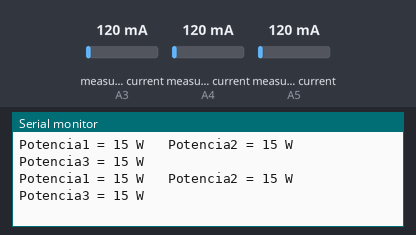
A sketch run on a simulated Arduino Uno, built with avr-gcc and run on an emulated ATmega328P. On the bench: the last lines printed to the serial monitor. The inputs (shaded band) are chosen by the test bench; at power-on: measured current (sensors on A3, A4, A5) 120 mA.

Above: at 2.0 s.
2.1 s: measured current (sensor on A3) set to 40 mA
At 3.4 s:
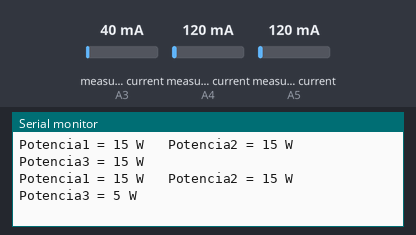
3.6 s: measured current (sensor on A4) set to 40 mA
At 4.4 s:
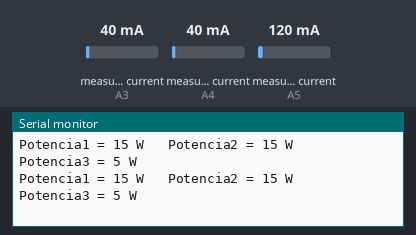
7.8 s: measured current (sensor on A5) set to 40 mA
At 8.6 s:
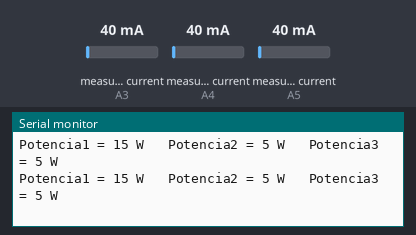
9.3 s: measured current (sensor on A3) set to 500 mA
At 10.6 s:
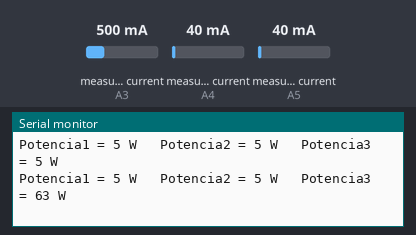
10.8 s: measured current (sensor on A4) set to 500 mA
At 11.7 s:
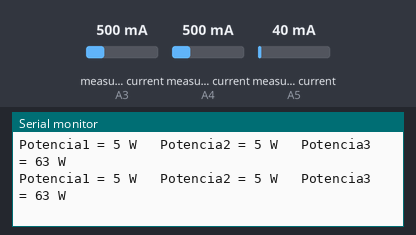
12.3 s: measured current (sensor on A5) set to 500 mA
At 13.5 s:
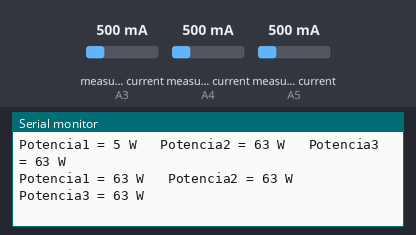
Timing chart, 0 to 14.8 s (numbered marks = the images above; inputs shaded):
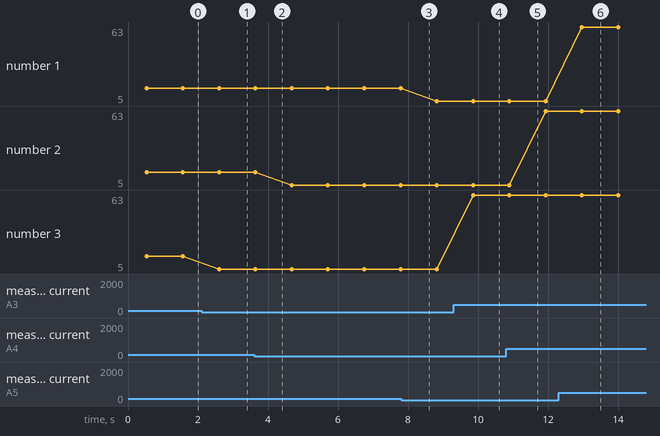

The sketch:

sensor_de_corrente_triplo.ino
```cpp
#include "EmonLib.h"
EnergyMonitor SCT0131;
EnergyMonitor SCT0132;
EnergyMonitor SCT0133;
int pinSCT1 = A5;   //Pino analógico conectado ao SCT-013
int pinSCT2 = A4;   //Pino analógico conectado ao SCT-013
int pinSCT3 = A3;   //Pino analógico conectado ao SCT-013
int tensao = 127;
int potencia1,potencia2,potencia3;
void setup()
{
    SCT0131.current(pinSCT1, 6.0606);
    SCT0132.current(pinSCT2, 6.0606);
    SCT0133.current(pinSCT3, 6.0606);
    Serial.begin(9600);
}
void loop()
{
    double Irms1 = SCT0131.calcIrms(1480);   // Calcula o valor da Corrente
    double Irms2 = SCT0132.calcIrms(1480);   // Calcula o valor da Corrente
    double Irms3 = SCT0133.calcIrms(1480);   // Calcula o valor da Corrente

    potencia1 = Irms1 * tensao;          // Calcula o valor da Potencia Instantanea
    potencia2 = Irms2 * tensao;          // Calcula o valor da Potencia Instantanea
    potencia3 = Irms3 * tensao;          // Calcula o valor da Potencia Instantanea

//    Serial.print("Corrente1 = ");
//    Serial.print(Irms1);
//    Serial.println(" A");
    Serial.print("Potencia1 = ");
    Serial.print(potencia1);
    Serial.print(" W   ");

//    Serial.print("Corrente2 = ");
//    Serial.print(Irms2);
//    Serial.println(" A");
    Serial.print("Potencia2 = ");
    Serial.print(potencia2);
    Serial.print(" W   ");

//    Serial.print("Corrente3 = ");
//    Serial.print(Irms3);
//    Serial.println(" A");
    Serial.print("Potencia3 = ");
    Serial.print(potencia3);
    Serial.println(" W");


    delay(500);
    Serial.println("");
}
```

Measured:
- after the input at 2.1 s, the serial monitor: prints a new line after 0.51 s (image 1)
- after the input at 9.3 s, the serial monitor: prints a new line after 0.56 s (image 4)
- after the input at 12.3 s, the serial monitor: prints a new line after 0.66 s (image 6)
- plotted number 3: 15 → 5 after the input at 2.1 s, 5 → 63 after the input at 9.3 s
